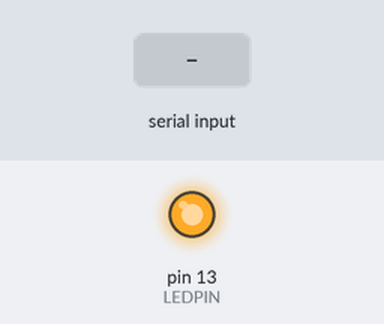
This sketch was run on a simulated Arduino Mega 2560, built with avr-gcc and run on an emulated ATmega2560. Shown: output pins drawn as LEDs (lit = HIGH). The inputs (shaded band) are chosen by the test bench. What the sketch prints to the serial monitor is not drawn.

Above: at 0.1 s.
At 1.7 s:
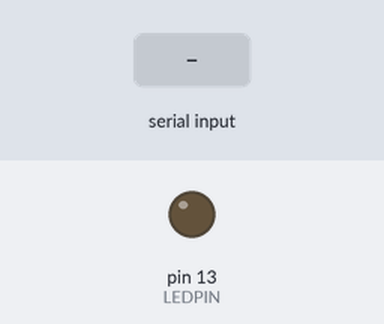
1.8 s: "1" received over the second serial link
Timing chart, 0 to 4.8 s (numbered marks = the images above; inputs shaded):
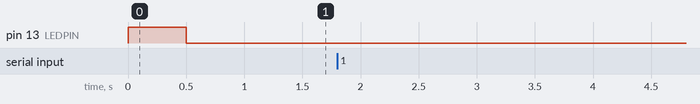

The sketch:

serialspeedtest2.ino
```cpp
#define HWSERIAL Serial2
#define LEDPIN 13
long bytes;
bool recvd;

void setup() {
  Serial.begin(9600);
  HWSERIAL.begin(230400);
  HWSERIAL.setTimeout(1);
  pinMode(LEDPIN, OUTPUT);
  digitalWrite(LEDPIN, HIGH);
  delay(500);
  digitalWrite(LEDPIN, LOW);
  bytes=0;
  recvd = false;
}

void loop() {
  int incomingByte;
  digitalWrite(LEDPIN, LOW);
  byte type = ' ';
  if (HWSERIAL.available()) {
    recvd = true;
    digitalWrite(LEDPIN, HIGH);
    type = HWSERIAL.read();
    HWSERIAL.write(type);
    bytes+=1;
  }
  if (recvd) {
    Serial.println(type);
    Serial.print("bytes: ");
    Serial.println(bytes);
    recvd = false;
  }
}
```
